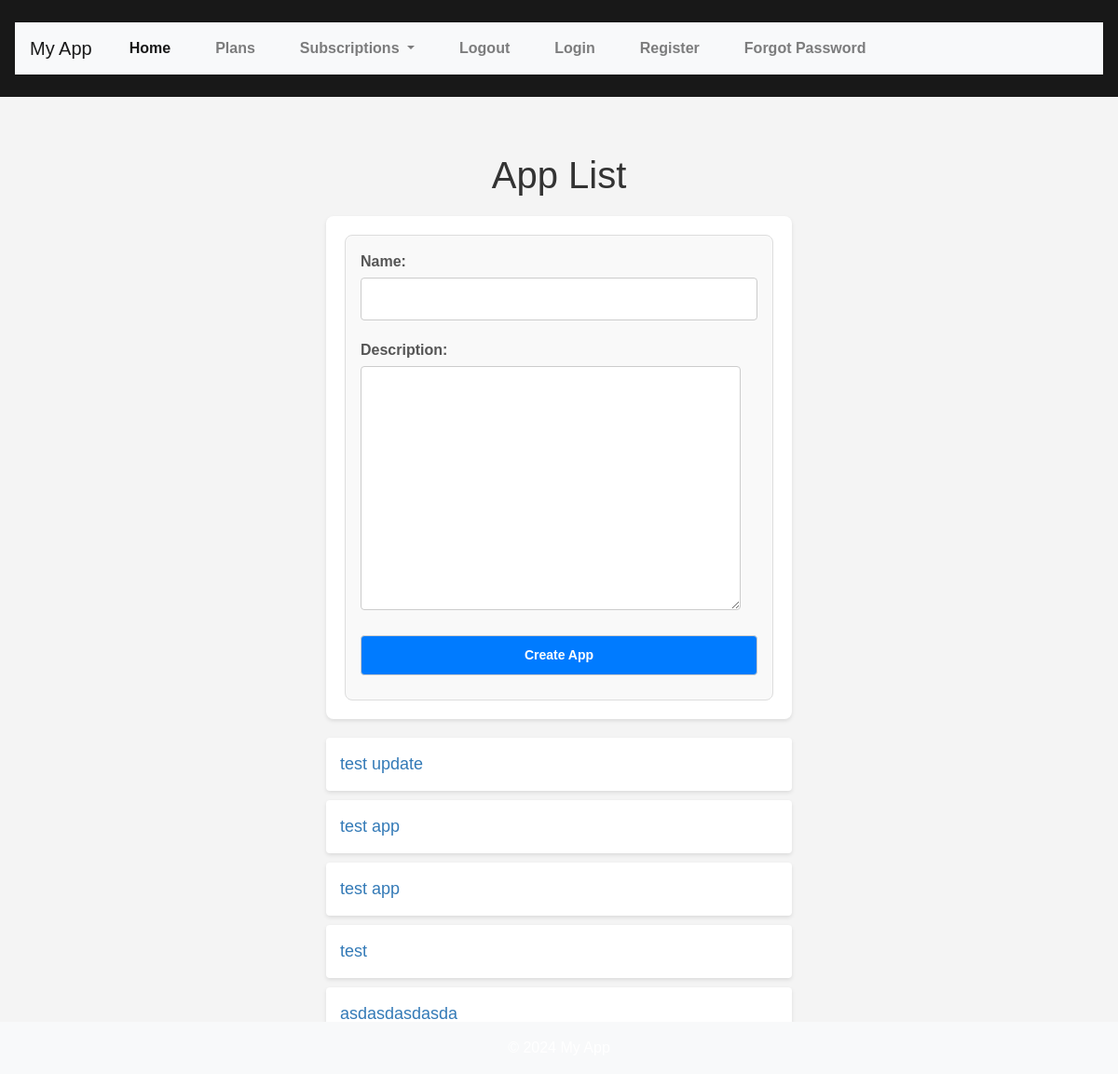
Page /api/apps/ (signed in) on the committed database.
### core/models.py (models this page shows, shortened)
class App(models.Model):
    name = models.CharField(max_length=255)
    description = models.TextField()
    user = models.ForeignKey(User, on_delete=models.CASCADE)

### core/views.py (the view, shortened to what this page needs)
# urls.py: path('apps/', views.AppListCreateHTMLView.as_view(), name='app-list-create-view'),
class AppListCreateHTMLView(LoginRequiredMixin, View):
    def get(self, request):
        apps = App.objects.all()
        form = AppForm()  # Initialize an empty form
        return render(request, 'app/app_list.html', {'apps': apps, 'form': form})

### core/forms.py
class AppForm(forms.ModelForm):
    class Meta:
        model = App
        fields = ['name', 'description']  # Add fields as needed

### core/templates/app/app_list.html (shortened to what this page needs)
{% extends 'base.html' %}
{% block content %}
<h1>App List</h1>
<div class="form-container">
    <form method="post">
        {{ form.as_p }}
        <button type="submit" class="btn">Create App</button>
    </form>
</div>
<ul class="app-list">
    {% for app in apps %}
    <li class="app-item">
        <a href="{% url 'app-detail-view' app.pk %}" class="app-link">{{ app.name }}</a>
    </li>
    {% endfor %}
</ul>
{% endblock %}

### static/css/style.css (style rules this page uses)
body { font-family: Arial, sans-serif; margin: 0; padding: 0; background-color: #f4f4f4; }
h1 { color: #333; text-align: center; margin-top: 20px; }
.form-container { width: 80%; max-width: 500px; margin: 20px auto; padding: 20px; background-color: #fff; border-radius: 8px; box-shadow: 0 2px 4px rgba(0, 0, 0, 0.1); }
.form-container form { display: flex; flex-direction: column; }
.form-container label { margin-bottom: 5px; color: #555; }
.form-container input[type="text"], .form-container input[type="password"], .form-container button { padding: 10px; margin-bottom: 10px; border-radius: 4px; border: 1px solid #ccc; }
.btn { background-color: #5cb85c; color: #fff; border: none; cursor: pointer; transition: background-color 0.3s ease; }
.app-list { list-style-type: none; padding: 0; margin: 20px auto; width: 80%; max-width: 500px; }
.app-item { background-color: #fff; padding: 15px; margin-bottom: 10px; border-radius: 4px; box-shadow: 0 2px 4px rgba(0, 0, 0, 0.1); }
.app-link { text-decoration: none; color: #337ab7; font-size: 18px; transition: color 0.3s ease; }
form { display: flex; flex-direction: column; }
form label { margin-bottom: 5px; color: #555; }
form input[type="text"], form input[type="password"], form textarea, form select { padding: 10px; margin-bottom: 10px; border-radius: 4px; border: 1px solid #ccc; }
.btn { padding: 10px 20px; background-color: #5cb85c; color: #fff; border: none; border-radius: 4px; cursor: pointer; transition: background-color 0.3s ease; }
form input[type="text"], form input[type="email"], form input[type="password"] { padding: 10px; margin-bottom: 10px; border-radius: 4px; border: 1px solid #ccc; }
form button { padding: 10px 20px; background-color: #5cb85c; color: #fff; border: none; border-radius: 4px; cursor: pointer; transition: background-color 0.3s ease; }
form p { margin-bottom: 10px; color: #555; }
form button { padding: 10px 20px; background-color: #007bff; color: #fff; border: none; border-radius: 4px; cursor: pointer; transition: background-color 0.3s ease; }
.btn { display: inline-block; padding: 10px 20px; background-color: #007bff; color: #fff; text-decoration: none; border-radius: 4px; text-align: center; transition: background-color 0.3s ease; }
body { font-family: Arial, sans-serif; margin: 0; padding: 0; color: #333; }
form { max-width: 600px; margin: 0 auto; padding: 1rem; border: 1px solid #ddd; border-radius: 8px; background-color: #f9f9f9; }
form label { display: block; margin-bottom: 0.5rem; font-weight: bold; }
form input[type="text"], form input[type="email"], form input[type="password"] { width: 100%; padding: 0.5rem; margin-bottom: 1rem; border: 1px solid #ddd; border-radius: 4px; }
form button { padding: 0.5rem 1rem; border: none; border-radius: 4px; background-color: #4CAF50; color: white; font-size: 1rem; cursor: pointer; }
* { margin: 0; padding: 0; box-sizing: border-box; }
.btn { display: inline-block; padding: 8px 16px; font-size: 14px; font-weight: bold; text-align: center; text-decoration: none; border-radius: 4px; transition: background-color 0.3s ease; }

### rows in the picture
App: name "test update"
App: name "test app"
App: name "test app"
App: name "test"
App: name "asdasdasdasda"
